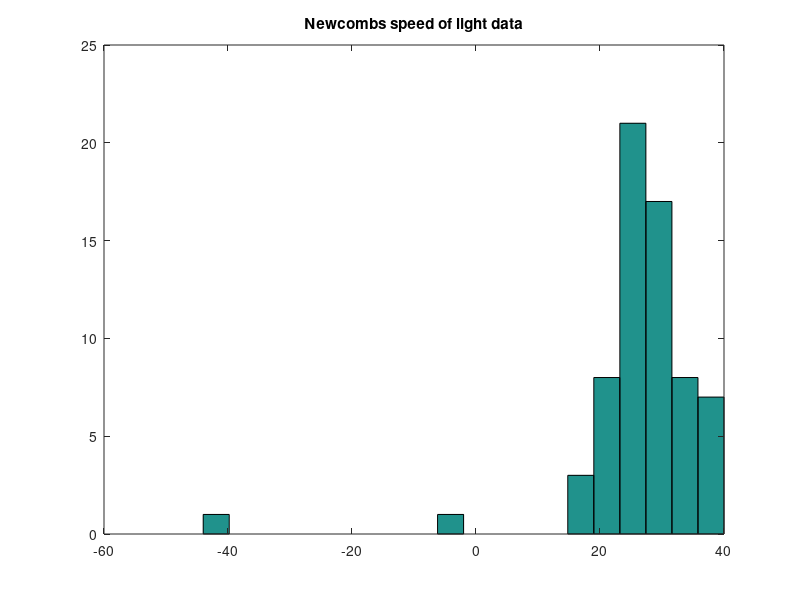
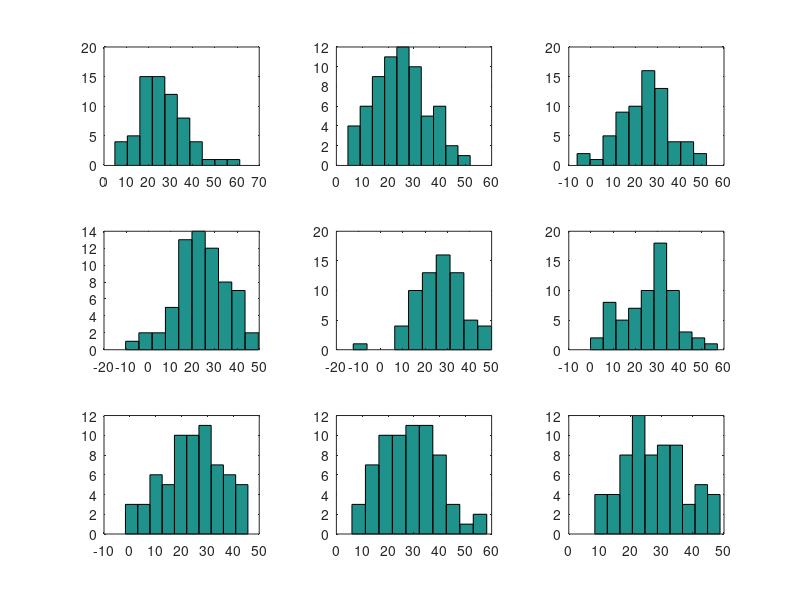

MATLAB code for these plots, in order: (Note: this script raises an error after producing the figures.)
% see if Newcomb's speed of light data is Gaussian
% Similar to Gelman04 p77, except we use a plug-in approximation
% See newcomb.m for the Bayesian version

seed = 0; randn('state', seed); rand('state', seed);
folder = 'C:/kmurphy/PML/Figures';
doSave = 1;

% Data from http://www.stat.columbia.edu/~gelman/book/data/light.asc
D = [28 26 33 24 34 -44 27 16 40 -2  29 22 24 21 25 30 23 29 31 19 ...
     24 20 36 32 36 28 25 21 28 29  37 25 28 26 30 32 36 26 30 22 ...
     36 23 27 27 28 27 31 27 26 33  26 32 32 24 39 28 24 25 32 25 ...
      29 27 28 29 16 23];
n  = length(D);

% MLE
mu = mean(D); sigma = std(D);

% generate posterior samples
S = 1000;
rep = normrnd(mu, sigma, S, n);

% Plot data
figure(1); clf
hist(D,20); title('Newcombs speed of light data')
if doSave
  fname = sprintf('%s/newcombTruth2.eps', folder)
  print(gcf, '-depsc', fname);
end

% Plot sampled data
figure(2); clf
for i=1:9
  subplot(3,3,i)
  hist(rep(i,:))
  %set(gca,'xlim',[0 50])
  %title(sprintf('synth %d', i))
end
suplabel('posterior samples', 't')
if doSave
  fname = sprintf('%s/newcombSynth2.eps', folder)
  print(gcf, '-depsc', fname);
end

% compute distribution of test statistic
test = @(x) min(x);
for s=1:S
  testVal(s) = test(rep(s,:));
end
testValTrue = test(D);
figure(3);clf
hist(testVal);
title(sprintf('posterior of min(%s), true min=%d', 'x', testValTrue))
hold on
line([testValTrue, testValTrue], get(gca,'ylim'), 'color', 'r', 'linewidth', 3)
pvalBayes = mean(testVal >= testValTrue)
if doSave
  fname = sprintf('%s/newcombTestStat2.eps', folder)
  print(gcf, '-depsc', fname);
end



% Make the test statistic be hte sample variance
%test=inline('var(x)','x');
test = @(x) var(x);
for s=1:S
  testVal(s) = test(rep(s,:));
end
testValTrue = test(D);
figure(4);clf
hist(testVal);
title(sprintf('posterior of var(%s), true var=%3.2f', 'x', testValTrue))
hold on
line([testValTrue, testValTrue], get(gca,'ylim'), 'color', 'r', 'linewidth', 3)
pvalBayes = mean(testVal >= testValTrue)

if doSave
  fname = sprintf('%s/newcombHistoVar.eps', folder)
  print(gcf, '-depsc', fname);
end
